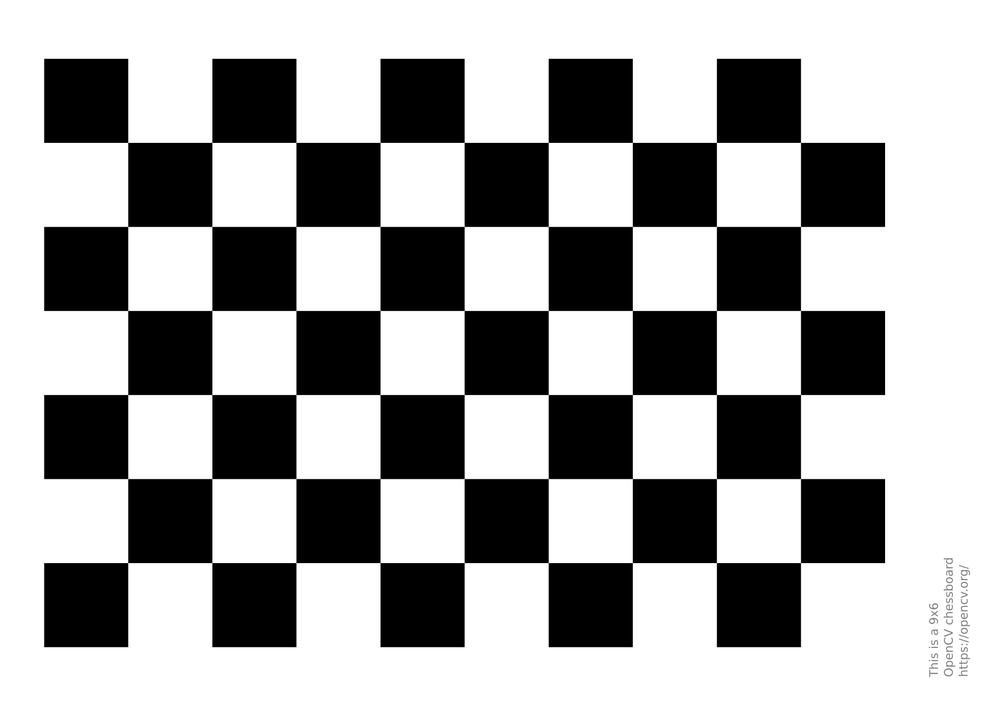
#> input picture chessboard.png, 999 x 706 px, shrunk from 1754 x 1240 before the run, found by its file name
$ python harries.py
#> lines starting #> are read from the running program, lines starting #| are printed output that depends on the picture; after the words box and inside, x2 and y2 are one past the last pixel; in counts of white or black regions, pixels touching at a corner belong together
### day04/sample_download.py
import urllib.request
import os
import cv2 as cv


def get_sample(filename, repo='insightbook'):
    """부교 또는 OpenCV 공식 샘플 이미지 자동 다운로드

    Args:
        filename (str): 이미지 파일명 (예: 'morphological.png')
        repo (str): 'insightbook' (부교) 또는 'opencv' (공식)

    Returns:
        str: 다운로드된 파일명
    """
    if not os.path.exists(filename):
        if repo == 'insightbook':
            url = f"https://raw.githubusercontent.com/dltpdn/insightbook.opencv_project_python/master/img/{filename}"
        else:  # opencv 공식
            url = f"https://raw.githubusercontent.com/opencv/opencv/master/samples/data/{filename}"
        urllib.request.urlretrieve(url, filename)
    return filename

# 사용 방법
# img = cv.imread(get_sample('morphological.png', repo='insightbook'))

### day7/harries.py
import numpy as np
import cv2 as cv
from sample_download import get_sample

filename = 'chessboard.png'
img = cv.imread(get_sample(filename, repo="opencv"))
#> img is the input picture: shape (706, 999, 3); min 0, max 255, mean 165.4
gray = cv.cvtColor(img,cv.COLOR_BGR2GRAY)

gray = np.float32(gray)
dst = cv.cornerHarris(gray,2,3,0.04)
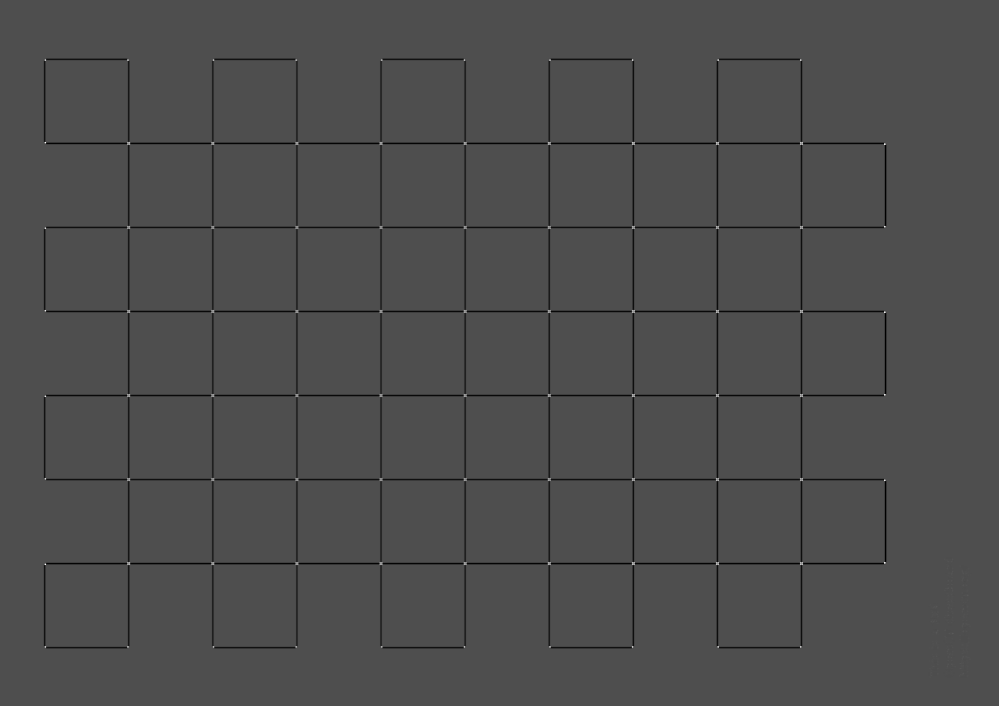
#> dst: shape (706, 999) float32; min -135848336, max 306258784, mean -2557414; drawn with min black and max white

#result is dilated for marking the corners, not important
dst = cv.dilate(dst,None)
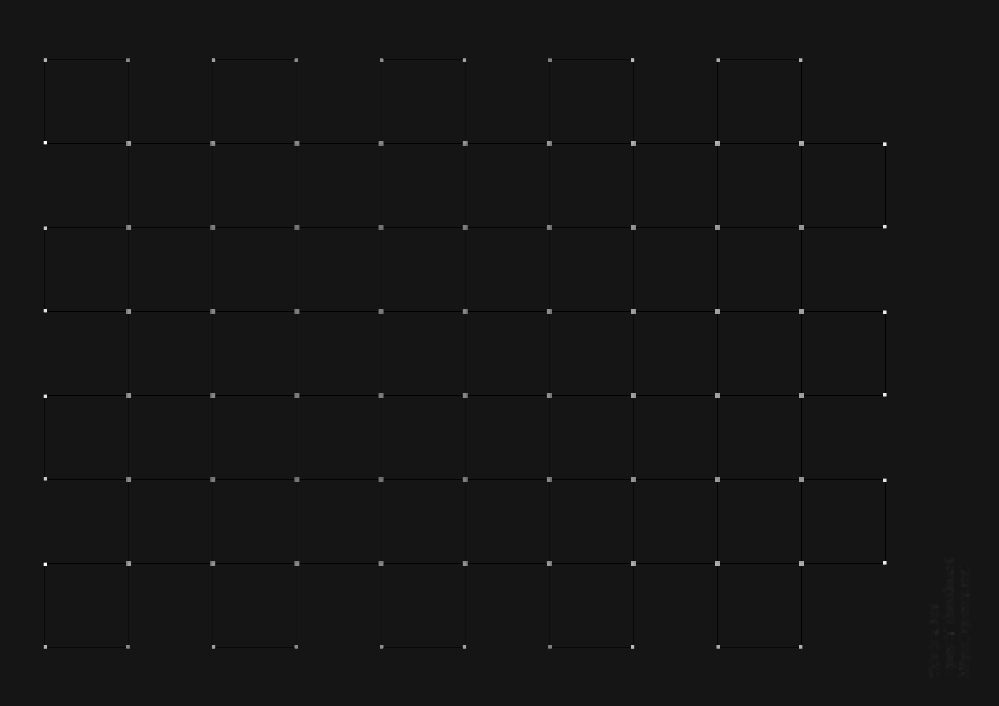
#> dst: shape (706, 999) float32; min -28255602, max 306258784, mean 144894.7; drawn with min black and max white

# Threshold for an optimal value, it may vary depending on the image.
img[dst>0.01*dst.max()]=[0,0,255]
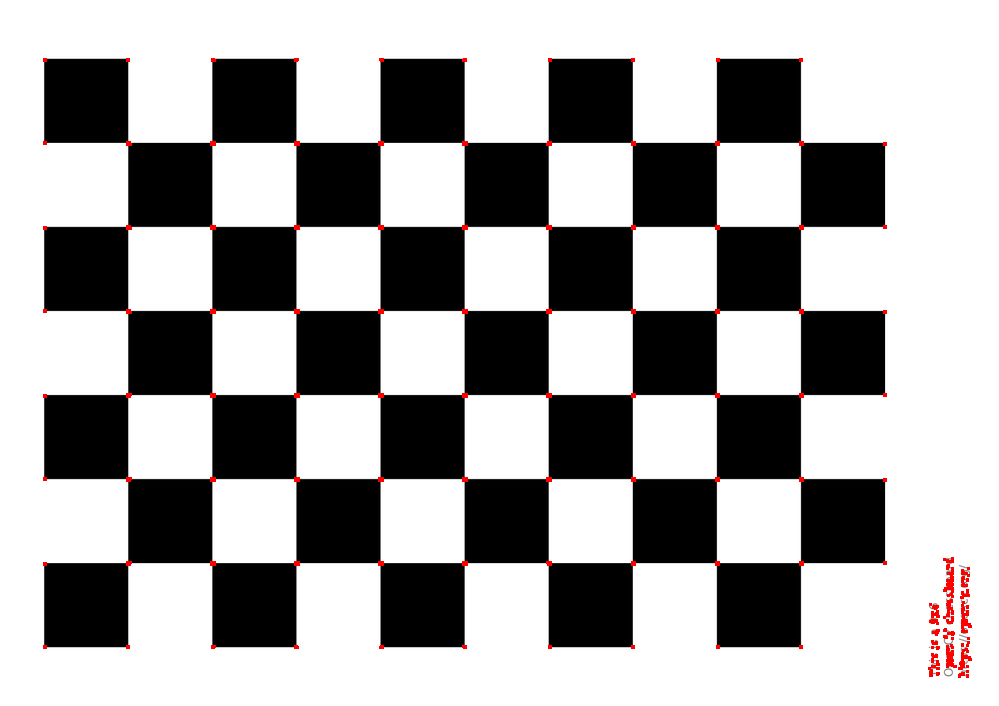
#> img: shape (706, 999, 3); 0.52% of pixels changed, all inside (x1, y1, x2, y2) = (43, 58, 972, 678)

cv.imshow('dst',img)
if cv.waitKey(0) & 0xff == 27:
#> (key Esc is pressed here)
    cv.destroyAllWindows()

$ run again, with 4027.png copied over chessboard.png
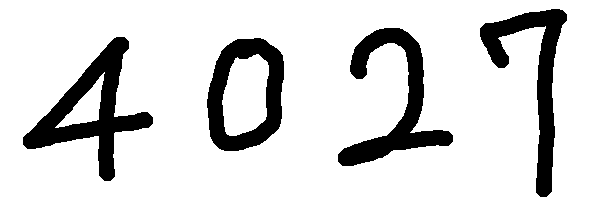
#> input picture 4027.png, 600 x 200 px, found by its file name
#> img is the input picture: shape (200, 600, 3); 84.3% white; 4 black regions, box (x1, y1, x2, y2) and area: (23, 37, 153, 181) 5516, (338, 28, 453, 166) 4745, (480, 9, 567, 197) 4447, (207, 38, 284, 151) 4153
#> `dst = cv.dilate(dst,None)`:
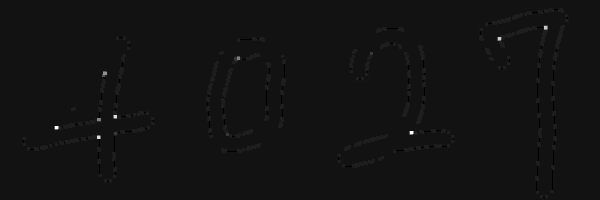
#> dst: shape (200, 600) float32; min -42282504, max 531174016, mean 1164749.6; drawn with min black and max white
#> `img[dst>0.01*dst.max()]=[0,0,255]`:
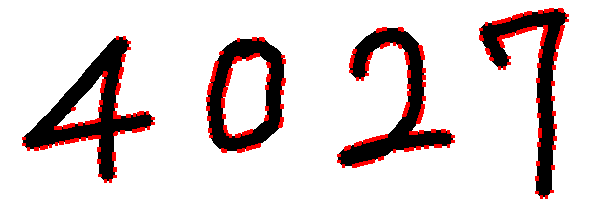
#> img: shape (200, 600, 3); 4.12% of pixels changed, all inside (x1, y1, x2, y2) = (22, 8, 569, 199)

$ run again, with 7238.png copied over chessboard.png
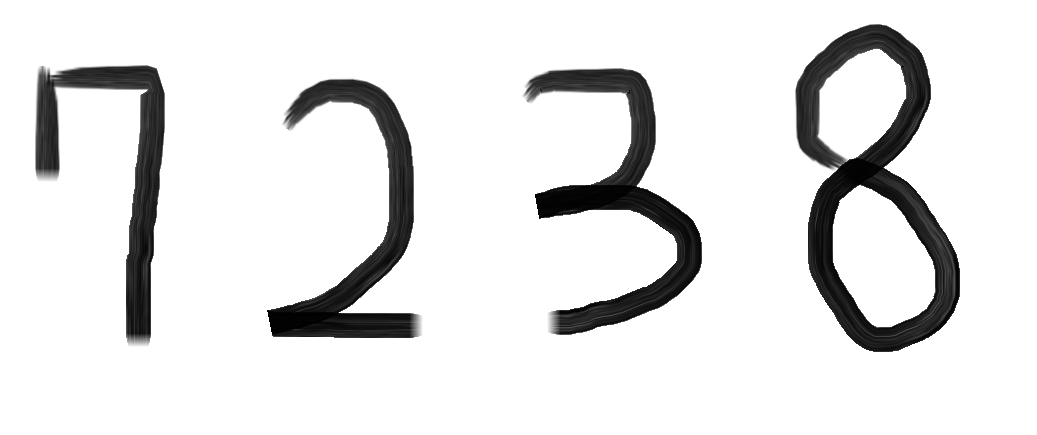
#> input picture 7238.png, 1037 x 435 px, found by its file name
#> img is the input picture: shape (435, 1037, 3); min 1, max 255, mean 227.5
#> `dst = cv.cornerHarris(gray,2,3,0.04)`:
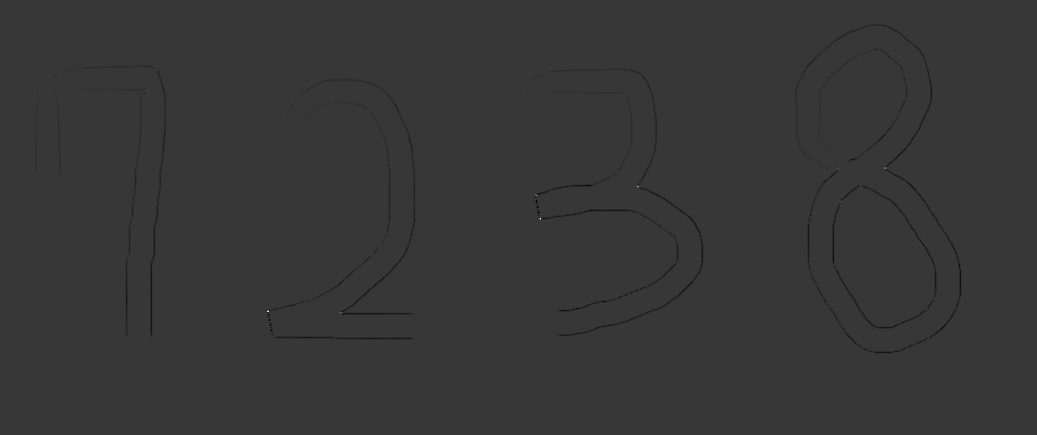
#> dst: shape (435, 1037) float32; min -165819536, max 598996608, mean -824648.8; drawn with min black and max white
#> `img[dst>0.01*dst.max()]=[0,0,255]`:
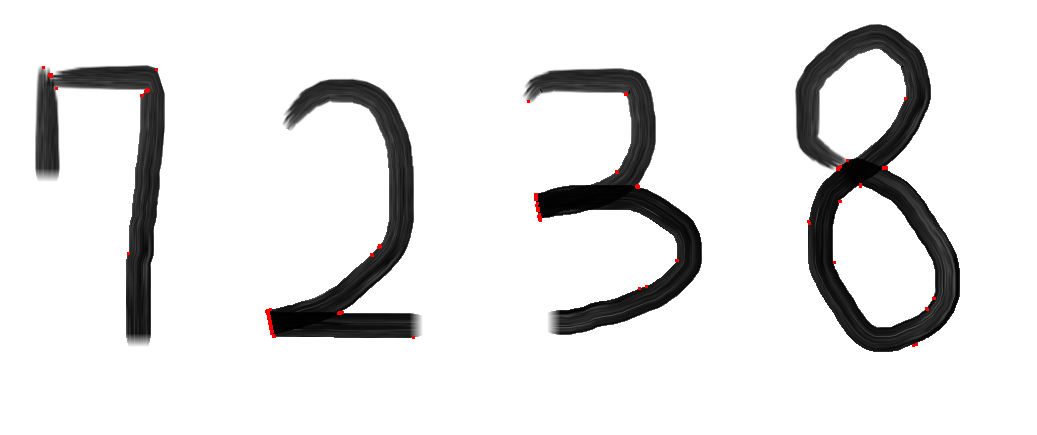
#> img: shape (435, 1037, 3); 0.14% of pixels changed, all inside (x1, y1, x2, y2) = (42, 66, 936, 347)
